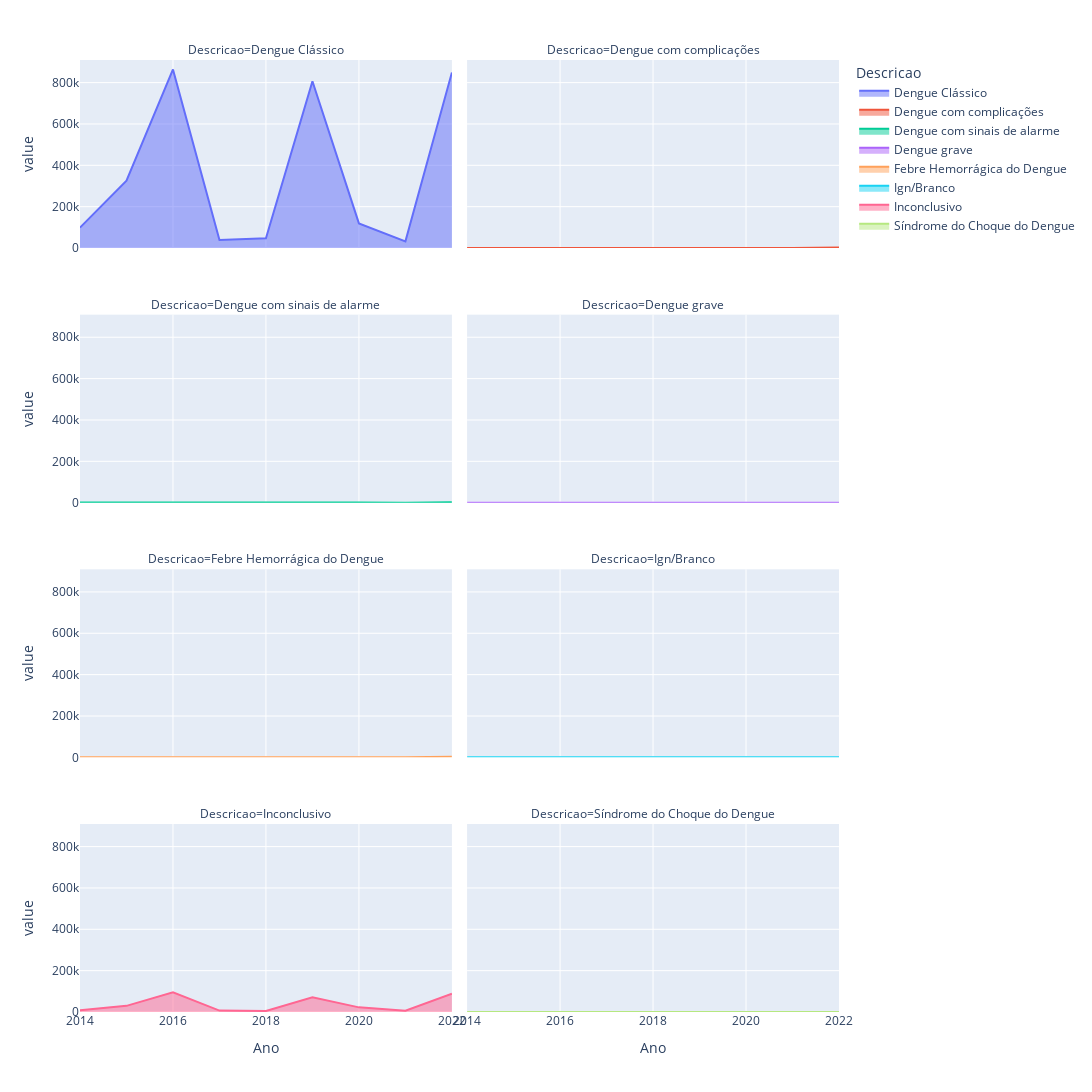

The notebook cell this image was saved under:
### Markdown cell above
### Gráfico

### Code cell
import plotly.express as px

long_df = pd.read_csv('../results/classificacao_vw.csv')
long_df.loc[long_df["Descricao"] == "Dengue", "Descricao"] = "Dengue Clássico"
long_df['Ano'] = pd.DatetimeIndex(long_df['Mes']).year
long_df = long_df[['Ano', 'Codigo', 'Descricao', 'Casos']]
long_df = long_df.groupby(['Ano', 'Codigo', 'Descricao']).sum()
long_df = long_df.reset_index()

res = long_df.pivot(index='Ano', columns=['Descricao'], values='Casos')
res

fig = px.area(res, facet_col="Descricao", facet_col_wrap=2,width=1600, height=1200)
fig.show()

### Figure 1 — Plotly figure (JSON) as saved in the notebook; plotly's stock layout.template omitted (floating-point values rounded to 4 significant figures)
{"data": [{"fillpattern": {"shape": ""}, "hovertemplate": "Descricao=Dengue Clássico<br>Ano=%{x}<br>value=%{y}<extra></extra>", "legendgroup": "Dengue Clássico", "line": {"color": "#636efa"}, "marker": {"symbol": "circle"}, "mode": "lines", "name": "Dengue Clássico", "orientation": "v", "showlegend": true, "stackgroup": "1", "type": "scatter", "x": [2014, 2015, 2016, 2017, 2018, 2019, 2020, 2021, 2022], "xaxis": "x7", "y": [98464, 325618, 863858, 39184, 47226, 806776, 119192, 32172, 849268], "yaxis": "y7"}, {"fillpattern": {"shape": ""}, "hovertemplate": "Descricao=Dengue com complicações<br>Ano=%{x}<br>value=%{y}<extra></extra>", "legendgroup": "Dengue com complicações", "line": {"color": "#EF553B"}, "marker": {"symbol": "circle"}, "mode": "lines", "name": "Dengue com complicações", "orientation": "v", "showlegend": true, "stackgroup": "1", "type": "scatter", "x": [2014, 2015, 2016, 2017, 2018, 2019, 2020, 2021, 2022], "xaxis": "x8", "y": [692, 1088, 1969, 124, 135, 2976, 337, 55, 2527], "yaxis": "y8"}, {"fillpattern": {"shape": ""}, "hovertemplate": "Descricao=Dengue com sinais de alarme<br>Ano=%{x}<br>value=%{y}<extra></extra>", "legendgroup": "Dengue com sinais de alarme", "line": {"color": "#00cc96"}, "marker": {"symbol": "circle"}, "mode": "lines", "name": "Dengue com sinais de alarme", "orientation": "v", "showlegend": true, "stackgroup": "1", "type": "scatter", "x": [2014, 2015, 2016, 2017, 2018, 2019, 2020, 2021, 2022], "xaxis": "x5", "y": [692, 1088, 1969, 124, 135, 2976, 337, 55, 2527], "yaxis": "y5"}, {"fillpattern": {"shape": ""}, "hovertemplate": "Descricao=Dengue grave<br>Ano=%{x}<br>value=%{y}<extra></extra>", "legendgroup": "Dengue grave", "line": {"color": "#ab63fa"}, "marker": {"symbol": "circle"}, "mode": "lines", "name": "Dengue grave", "orientation": "v", "showlegend": true, "stackgroup": "1", "type": "scatter", "x": [2014, 2015, 2016, 2017, 2018, 2019, 2020, 2021, 2022], "xaxis": "x6", "y": [52, 134, 279, 28, 31, 280, 48, 14, 258], "yaxis": "y6"}, {"fillpattern": {"shape": ""}, "hovertemplate": "Descricao=Febre Hemorrágica do Dengue<br>Ano=%{x}<br>value=%{y}<extra></extra>", "legendgroup": "Febre Hemorrágica do Dengue", "line": {"color": "#FFA15A"}, "marker": {"symbol": "circle"}, "mode": "lines", "name": "Febre Hemorrágica do Dengue", "orientation": "v", "showlegend": true, "stackgroup": "1", "type": "scatter", "x": [2014, 2015, 2016, 2017, 2018, 2019, 2020, 2021, 2022], "xaxis": "x3", "y": [692, 1088, 1969, 124, 135, 2976, 337, 55, 2527], "yaxis": "y3"}, {"fillpattern": {"shape": ""}, "hovertemplate": "Descricao=Ign/Branco<br>Ano=%{x}<br>value=%{y}<extra></extra>", "legendgroup": "Ign/Branco", "line": {"color": "#19d3f3"}, "marker": {"symbol": "circle"}, "mode": "lines", "name": "Ign/Branco", "orientation": "v", "showlegend": true, "stackgroup": "1", "type": "scatter", "x": [2014, 2015, 2016, 2017, 2018, 2019, 2020, 2021, 2022], "xaxis": "x4", "y": [15, 0, 78, 58, 68, 640, 213, 1477, 395], "yaxis": "y4"}, {"fillpattern": {"shape": ""}, "hovertemplate": "Descricao=Inconclusivo<br>Ano=%{x}<br>value=%{y}<extra></extra>", "legendgroup": "Inconclusivo", "line": {"color": "#FF6692"}, "marker": {"symbol": "circle"}, "mode": "lines", "name": "Inconclusivo", "orientation": "v", "showlegend": true, "stackgroup": "1", "type": "scatter", "x": [2014, 2015, 2016, 2017, 2018, 2019, 2020, 2021, 2022], "xaxis": "x", "y": [8589, 29658, 94723, 6695, 5349, 71585, 22389, 6305, 88279], "yaxis": "y"}, {"fillpattern": {"shape": ""}, "hovertemplate": "Descricao=Síndrome do Choque do Dengue<br>Ano=%{x}<br>value=%{y}<extra></extra>", "legendgroup": "Síndrome do Choque do Dengue", "line": {"color": "#B6E880"}, "marker": {"symbol": "circle"}, "mode": "lines", "name": "Síndrome do Choque do Dengue", "orientation": "v", "showlegend": true, "stackgroup": "1", "type": "scatter", "x": [2014, 2015, 2016, 2017, 2018, 2019, 2020, 2021, 2022], "xaxis": "x2", "y": [52, 134, 279, 28, 31, 280, 48, 14, 258], "yaxis": "y2"}], "layout": {"annotations": [{"font": {}, "showarrow": false, "text": "Descricao=Inconclusivo", "x": 0.245, "xanchor": "center", "xref": "paper", "y": 0.1975, "yanchor": "bottom", "yref": "paper"}, {"font": {}, "showarrow": false, "text": "Descricao=Síndrome do Choque do Dengue", "x": 0.755, "xanchor": "center", "xref": "paper", "y": 0.1975, "yanchor": "bottom", "yref": "paper"}, {"font": {}, "showarrow": false, "text": "Descricao=Febre Hemorrágica do Dengue", "x": 0.245, "xanchor": "center", "xref": "paper", "y": 0.465, "yanchor": "bottom", "yref": "paper"}, {"font": {}, "showarrow": false, "text": "Descricao=Ign/Branco", "x": 0.755, "xanchor": "center", "xref": "paper", "y": 0.465, "yanchor": "bottom", "yref": "paper"}, {"font": {}, "showarrow": false, "text": "Descricao=Dengue com sinais de alarme", "x": 0.245, "xanchor": "center", "xref": "paper", "y": 0.7325, "yanchor": "bottom", "yref": "paper"}, {"font": {}, "showarrow": false, "text": "Descricao=Dengue grave", "x": 0.755, "xanchor": "center", "xref": "paper", "y": 0.7325, "yanchor": "bottom", "yref": "paper"}, {"font": {}, "showarrow": false, "text": "Descricao=Dengue Clássico", "x": 0.245, "xanchor": "center", "xref": "paper", "y": 1, "yanchor": "bottom", "yref": "paper"}, {"font": {}, "showarrow": false, "text": "Descricao=Dengue com complicações", "x": 0.755, "xanchor": "center", "xref": "paper", "y": 1, "yanchor": "bottom", "yref": "paper"}], "height": 1200, "legend": {"title": {"text": "Descricao"}, "tracegroupgap": 0}, "margin": {"t": 60}, "width": 1600, "xaxis": {"anchor": "y", "domain": [0, 0.49], "title": {"text": "Ano"}}, "xaxis2": {"anchor": "y2", "domain": [0.51, 1], "matches": "x", "title": {"text": "Ano"}}, "xaxis3": {"anchor": "y3", "domain": [0, 0.49], "matches": "x", "showticklabels": false}, "xaxis4": {"anchor": "y4", "domain": [0.51, 1], "matches": "x", "showticklabels": false}, "xaxis5": {"anchor": "y5", "domain": [0, 0.49], "matches": "x", "showticklabels": false}, "xaxis6": {"anchor": "y6", "domain": [0.51, 1], "matches": "x", "showticklabels": false}, "xaxis7": {"anchor": "y7", "domain": [0, 0.49], "matches": "x", "showticklabels": false}, "xaxis8": {"anchor": "y8", "domain": [0.51, 1], "matches": "x", "showticklabels": false}, "yaxis": {"anchor": "x", "domain": [0, 0.1975], "title": {"text": "value"}}, "yaxis2": {"anchor": "x2", "domain": [0, 0.1975], "matches": "y", "showticklabels": false}, "yaxis3": {"anchor": "x3", "domain": [0.2675, 0.465], "matches": "y", "title": {"text": "value"}}, "yaxis4": {"anchor": "x4", "domain": [0.2675, 0.465], "matches": "y", "showticklabels": false}, "yaxis5": {"anchor": "x5", "domain": [0.535, 0.7325], "matches": "y", "title": {"text": "value"}}, "yaxis6": {"anchor": "x6", "domain": [0.535, 0.7325], "matches": "y", "showticklabels": false}, "yaxis7": {"anchor": "x7", "domain": [0.8025, 1], "matches": "y", "title": {"text": "value"}}, "yaxis8": {"anchor": "x8", "domain": [0.8025, 1], "matches": "y", "showticklabels": false}}}
